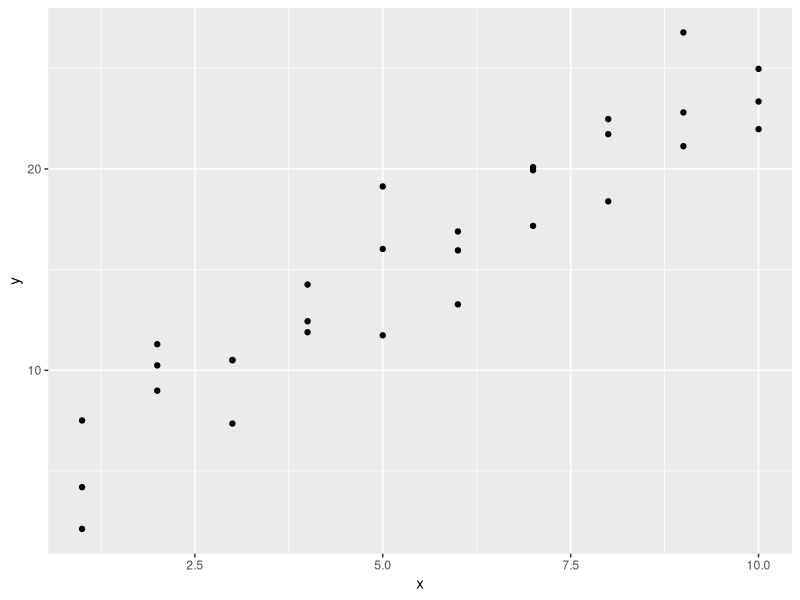
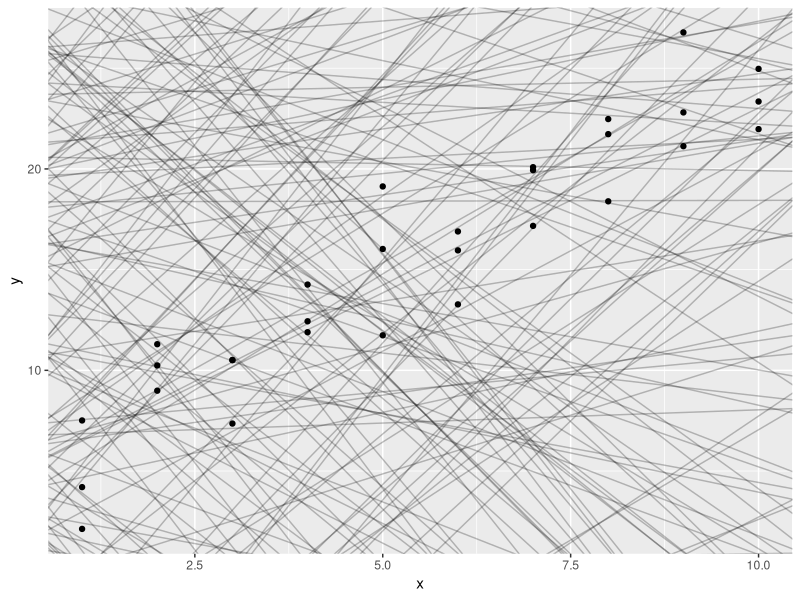
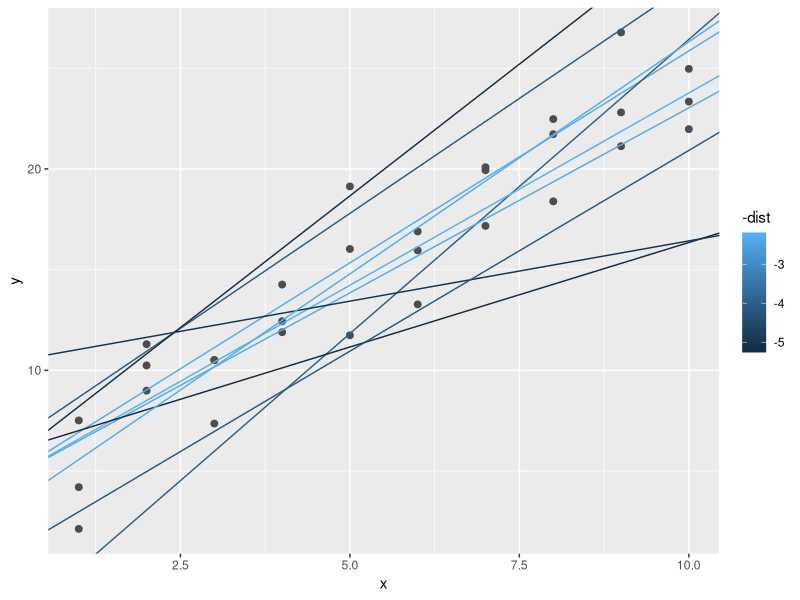
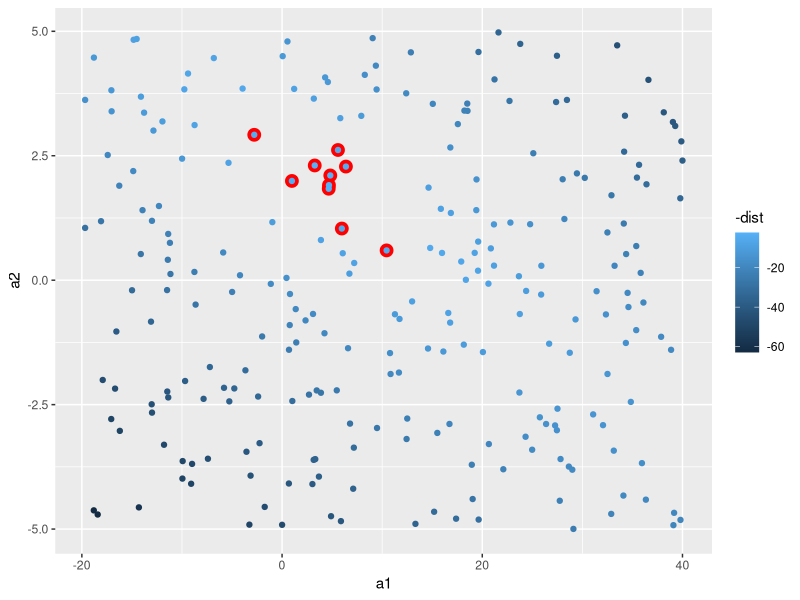
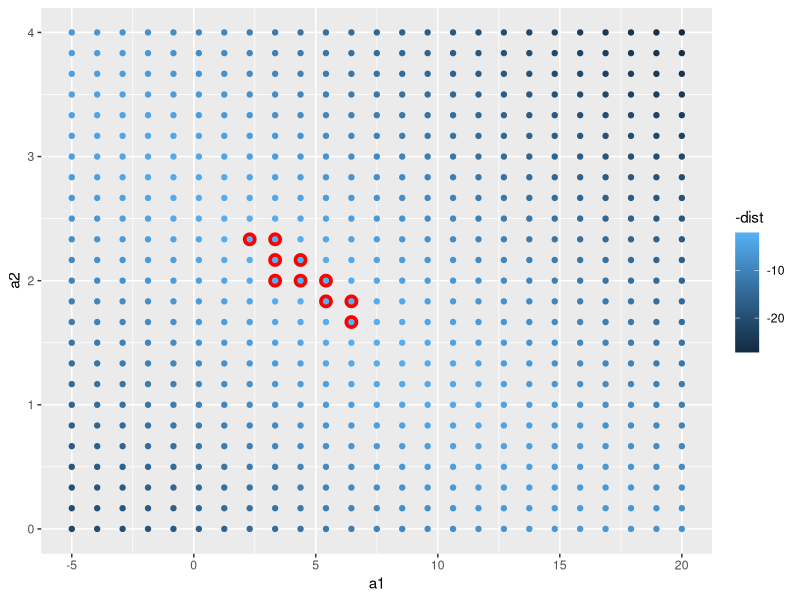
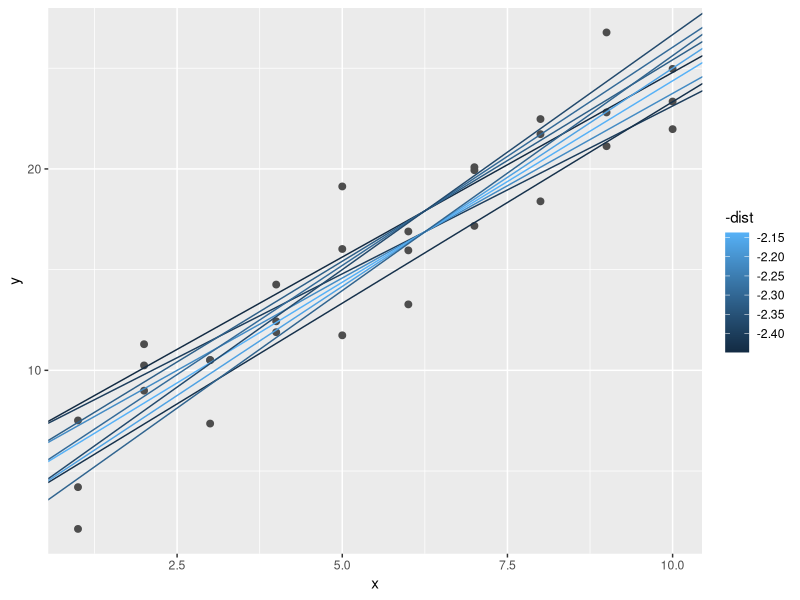
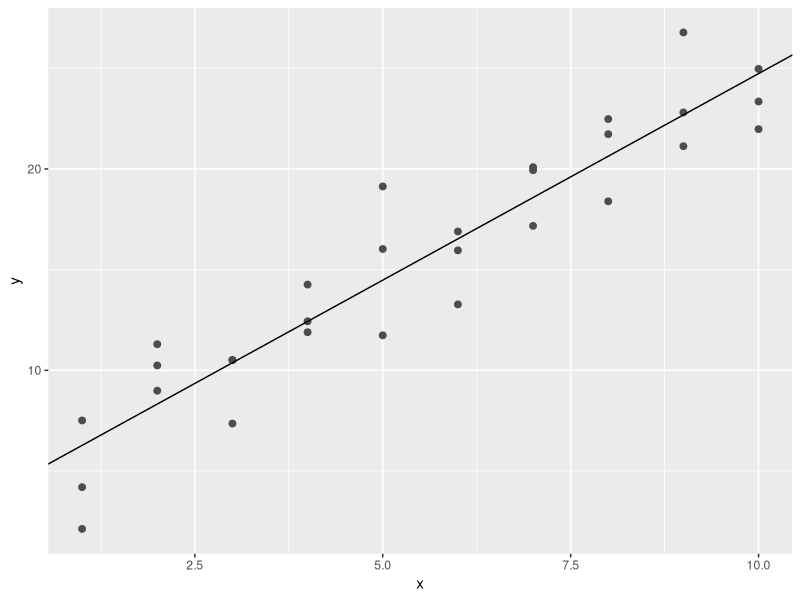
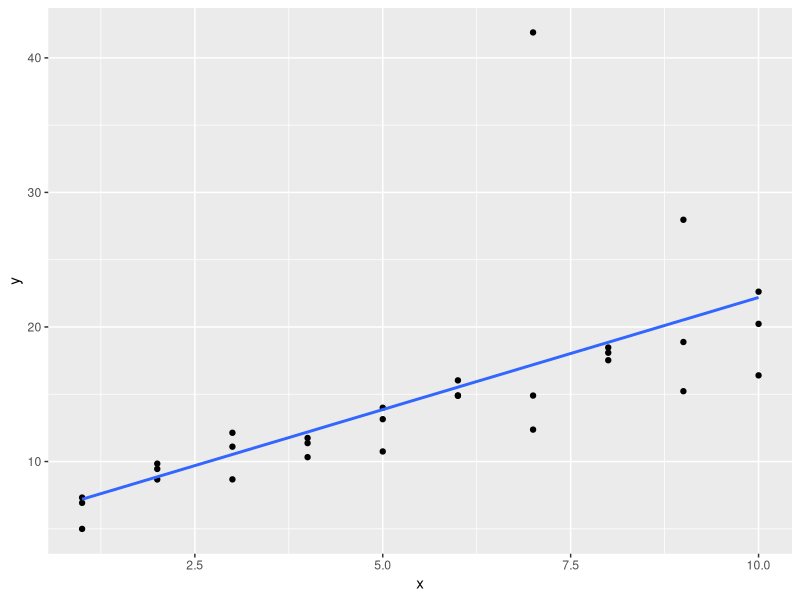

Reproduce these figures in R, in order.
###############################################################
#PART 4: MODEL
###############################################################
#22: ******************************* Introduction *****************************
#The goal of a model is to provide a simple low-dimensional summary of a dataset. 
#Ideally, the model will capture true ???signals??? (i.e. patterns generated by the phenomenon of interest), 
#and ignore ???noise??? (i.e. random variation that you???re not interested in). 
#Here we only cover ???predictive??? models, which, as the name suggests, generate predictions. 
#There is another type of model that we???re not going to discuss: ???data discovery??? models. 
#These models don???t make predictions, but instead help you discover interesting relationships within your data. 
#(These two categories of models are sometimes called supervised and unsupervised).

#In Ch. 23, Model Basics, you???ll learn how models work mechanistically, focussing on the important family of linear models. You???ll learn general tools for gaining insight into what a predictive model tells you about your data, focussing on simple simulated datasets.
#In Ch. 24, Model Building, you???ll learn how to use models to pull out known patterns in real data. Once you have recognised an important pattern it???s useful to make it explicit in a model, because then you can more easily see the subtler signals that remain.
#In Ch. 25, Many Models, you???ll learn how to use many simple models to help understand complex datasets. This is a powerful technique, but to access it you???ll need to combine modelling and programming tools.


#23: ******************************* Model Basics *****************************
#23.1: ***************************** Introduction *****************************
#Goal of modeling: provide a low-dimensional summary of a dataset by partitioning data into patterns and residuals.
#2 Parts to a Model:
  #1. Define a family of models which express a precise but generic pattern in the dataset. Linear, quadratic, etc...
  #2. Generate a fitted model by finding the model from your selected family which best fits your data.

#23.1.1: *************************** Prerequisites *****************************
library(tidyverse)
library(modelr)
options(na.action = na.warn)


#23.2: ***************************** A Simple Model ***************************** 
#Using the simulated data set sim1 from the modelr package.
?sim1
str(sim1)

ggplot(sim1, aes(x,y)) +
  geom_point()
#The relationship appears to be linear: y = a_0 + a_1 * x

#Generate a few linear models by using geom_abline(), which takes a slope and intercept as parameters:
models <- tibble(
  a1 = runif(250, -20, 40),
  a2 = runif(250,-5,5)
)

ggplot(sim1, aes(x,y)) + 
  geom_abline(aes(intercept=a1, slope = a2), data = models, alpha = 1/4) +
  geom_point()

#To measure the goodness of fit, turn the model family into a function which takes the model parameters and data as inputs, 
#and give predicted values.
model1 <- function(a, data) {
  a[1] + data$x * a[2]
}

model1(c(7, 1.5), sim1)

#Now, predict the RMSE for the model:
measure_distance <- function(mod, data) {
  diff <- data$y - model1(mod, data)
  sqrt(mean(diff ^ 2))
}

measure_distance(c(7, 1.5), sim1)

#Use purrr to measure the distance for all models:
#First, a helper function b/c the distance function expects the models as a numeric vector of length 2:
sim1_dist <- function(a1, a2) {
  measure_distance(c(a1, a2), sim1)
}

#Calculate across all models
models <- models %>%
  mutate(dist = purrr::map2_dbl(a1, a2, sim1_dist))

#Examine results:
models

#Overlay the 10 best models onto the data, coloring by -dist:
ggplot(sim1, aes(x,y)) +
  geom_point(size = 2, color = "grey30") +
  geom_abline(
    aes(intercept = a1, slope = a2, color = -dist),
    data = filter(models, rank(dist) <=10)
  )

#We can think of these models as observations. Here, a scatterplot of a1 vs a2, colred by -dist.
#10 best models are again highlighted:
ggplot(models, aes(a1, a2)) +
  geom_point(data = filter(models, rank(dist) <=10), size=4, color = "red") +
  geom_point(aes(color = -dist))

#We can also do a grid search:
grid <- expand.grid(
  a1 = seq(-5, 20, length=25),
  a2 = seq(0, 4, length=25)
) %>%
  mutate(dist = purrr::map2_dbl(a1, a2, sim1_dist))

grid %>%
  ggplot(aes(a1, a2)) + 
  geom_point(data = filter(grid, rank(dist) <=10), size = 4, color = "red") + 
  geom_point(aes(colour = -dist))

#Now overlay these 10 best models:
ggplot(sim1, aes(x, y)) +
  geom_point(size = 2, color = "grey30") +
  geom_abline(
    aes(intercept=a1, slope=a2, color=-dist),
    data = filter(grid, rank(dist)<=10)
  )

#Rather than making the grid finer and finer, use the Newton_Raphson minimization search with optim():
best <- optim(c(0,0), measure_distance, data = sim1)
best$par
#optim() will work with any family of models.

#graph this result:
ggplot(sim1, aes(x,y)) +
  geom_point(size = 2, color="grey30") + 
  geom_abline(intercept = best$par[1], slope = best$par[2])

#Since this is a linear model, we can use lm() to find the best model:
sim1_mod <- lm(y ~ x, data=sim1)

#examine the results:
coef(sim1_mod)
#exact same results as optim()!

#23.2.1: ***************************** Exercises *****************************
#1. One downside of the linear model is that it is sensitive to unusual values because the distance incorporates 
#a squared term. Fit a linear model to the simulated data below, and visualise the results. 
sim1a <- tibble(
  x = rep(1:10, each=3),
  y = x * 1.5 +6 + rt(length(x), df=2)
)

ggplot(sim1a, aes(x,y)) +
  geom_point() + 
  geom_smooth(method="lm", se=FALSE)

#Rerun a few times to generate different simulated datasets. What do you notice about the model?
simt <- function(i) {
  tibble(
    x = rep(1:10, each = 3),
    y = x * 1.5 +6 + rt(length(x), df=2),
    .id = i
  )
}
 
sims <- map_df(1:12, simt)

ggplot(sims, aes(x,y)) +
  geom_point() + 
  geom_smooth(method="lm", color="red") +
  facet_wrap(~.id, ncol = 4)


#2. One way to make linear models more robust is to use a different distance measure. 
#For example, instead of root-mean-squared distance, you could use mean-absolute distance:
measure_distance <- function(mod, data) {
  diff <- data$y - model1(mod, data)
  mean(abs(diff))
}

#We need to define a function to take a numeric vector of length 2 (intercept and slope) and return the predictions:
make_prediction <- function(mod, data) {
  mod[1] + mod[2]*data$x
}


#Use optim() to fit this model to the simulated data above and compare it to the linear model.
best <- optim(c(0,0), measure_distance, data= sim1a)
best$par

#3. One challenge with performing numerical optimisation is that it???s only guaranteed to find 
#one local optimum. What???s the problem with optimising a three parameter model like this?
model1 <- function(a, data) {
  a[1] + data$x * a[2] + a[3]
}


#23.3: ***************************** Visualizing Models *****************************
#23.3.1: *************************** Predictions *****************************
#To visualize predictions, start by generating an evenly spaced grid of values covering the range of data.
#To do this, use modelr::data_grid()
grid <- sim1 %>%
  data_grid(x)

grid

#Next, add predictions using modelr::add_predictions(), which takes a data frame and a model:
grid <-grid %>%
  add_predictions(sim1_mod)

grid

#now plot the predictions
#http://vita.had.co.nz/papers/model-vis.html

ggplot(sim1, aes(x)) + 
  geom_point(aes(y=y)) +
  geom_line(aes(y=pred), data = grid, color="red", size=1)

#23.3.2: *************************** Residuals *****************************
#Predictions tell us the pattern, residuals show us what the model has missed.

#We add residuals to the data with modelr::add_residuals().  Here, we use the original dataset 
#rather than the manufactured grid.  To compute residuals, we need the actual y values:
sim1 <- sim1 %>%
  add_residuals(sim1_mod)

#result:
sim1

#To understand what the residuals tell us about the model, we can look at a frequency polygon:
ggplot(sim1, aes(resid)) +
  geom_freqpoly(binwidth = 0.5)

#how far away are the predictions from the observed values?

#recreate a plot using the residuals rather than the original predictor:
ggplot(sim1, aes(x, resid)) +
  geom_ref_line(h=0) +
  geom_point()
#if the result looks like random noise, your model has likely done a good job!


#23.3.3: *************************** Exercises *****************************
#1. Instead of using lm() to fit a straight line, you can use loess() to fit a smooth curve. 
#Repeat the process of model fitting, grid generation, predictions, and visualisation on sim1 using 
#loess() instead of lm(). How does the result compare to geom_smooth()?

#2. add_predictions() is paired with gather_predictions() and spread_predictions(). 
#How do these three functions differ?

#3. What does geom_ref_line() do? What package does it come from? 
#Why is displaying a reference line in plots showing residuals useful and important?

#4. Why might you want to look at a frequency polygon of absolute residuals? 
#What are the pros and cons compared to looking at the raw residuals?


#23.4: ***************************** Formulas and Model Families *****************************
#Formulas provide a general way of getting "special" behavior.  The capture the values of the variables 
#so they can be interpreted by the function.

#Most modelling functions in R use a standard conversion from formulas to functions.
#One simple conversion is y ~x translated to y = a_1 + a_2 * x.

#Use the model_matrix() function to see what R is actually doing.  It takes a df and a formula and 
#returns a tibble that defines the model equation: eaach column is associated with one coefficient in the model, 
# and the function is always y = a_1*out_1 + a_2*out_2.
df <- tribble(
  ~y, ~x1, ~x2,
  4,2,5,
  5,1,6
)
model_matrix(df, y~x1)

#R adds the intercept to the model via a column full of 1's, by default..

#23.4.1: ***************************** Categorical variables *****************************
#23.4.2: ***************************** Interactions(continuous and categorical) *****************************
#23.4.3: ***************************** Interactions (2 continuous) *****************************
#23.4.4: ***************************** Transformations *****************************


#23.5: ***************************** Missing Values *****************************
#R???s default behaviour is to silently drop them, but 
#options(na.action = na.warn) (run in the prerequisites), makes sure you get a warning.
df <- tribble(
  ~x, ~y,
  1, 2.2,
  2, NA, 
  3, 3.5,
  4, 8.3,
  NA, 10
)

mod <- lm(y ~ x, data = df)

#To suppress the warning:
mod <- lm(y ~ x, data=df, na.action = na.exclude)

#to see how many observations were used:
nobs(mod)


#23.6: ***************************** Other Model Families *****************************
#Some other model families include:
  #Generalized Linear Models - stats::glm() - 
  #Generalized Additive Models - mgv::gam() - 
  #Penalized Linear Models - glmnet::glmnet() - 
  #Robust Linear Models - MASS:rlm() - 
  #Trees - rpart::rpart() - 
    #random forests - randomForest::randomForest() - 
    #gradient boosting machines - xgboost::xgboost() - 







#24: ******************************* Model Building *****************************
#24.1: ***************************** Introduction *****************************



#24.2: ***************************** Why are low-quality Diamonds More Expensive?*****************************



#24.3: ***************************** What Affects the Number of Daily Flights?  *****************************



#24.4: ***************************** Learning More about Models *****************************
#Statistical Modeling: A Fresh Approach by Danny Kaplan, http://www.mosaic-web.org/go/StatisticalModeling/. 
#This book provides a gentle introduction to modelling, where you build your intuition, mathematical tools, 
#and R skills in parallel. The book replaces a traditional ???introduction to statistics??? course, 
#providing a curriculum that is up-to-date and relevant to data science.

#An Introduction to Statistical Learning by James, Witten, Hastie, and Tibshirani, http://www-bcf.usc.edu/~gareth/ISL/.
#This book presents a family of modern modelling techniques collectively known as 
#statistical learning. For an even deeper understanding of the math behind the models, read the classic 
#Elements of Statistical Learning by Hastie, Tibshirani, and Friedman, http://statweb.stanford.edu/~tibs/ElemStatLearn/.

#Applied Predictive Modeling by Max Kuhn and Kjell Johnson, http://appliedpredictivemodeling.com. 
#This book is a companion to the caret package and provides practical tools for dealing with real-life 
#predictive modelling challenges.




#25: ******************************* Many Models *****************************
#25.1: ***************************** Introduction *****************************



#25.2: ***************************** Gapminder *****************************



#25.3: ***************************** List-columns *****************************



#25.4: ***************************** Creating List-columns *****************************



#25.5: ***************************** Simplifying List-columns *****************************



#25.6: ***************************** Making Tidy Data with Broom *****************************